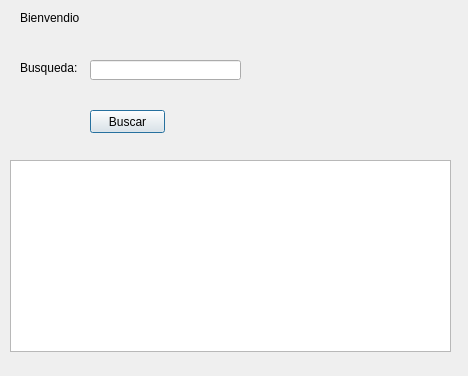
<?xml version="1.0" encoding="UTF-8"?>
<ui version="4.0">
 <class>ventana</class>
 <widget class="QDialog" name="ventana">
  <property name="geometry">
   <rect>
    <x>0</x>
    <y>0</y>
    <width>468</width>
    <height>376</height>
   </rect>
  </property>
  <property name="windowTitle">
   <string>Dialog</string>
  </property>
  <widget class="QLabel" name="text1">
   <property name="geometry">
    <rect>
     <x>20</x>
     <y>10</y>
     <width>91</width>
     <height>16</height>
    </rect>
   </property>
   <property name="text">
    <string>Bienvendio</string>
   </property>
  </widget>
  <widget class="QLabel" name="text2">
   <property name="geometry">
    <rect>
     <x>20</x>
     <y>60</y>
     <width>91</width>
     <height>16</height>
    </rect>
   </property>
   <property name="text">
    <string>Busqueda:</string>
   </property>
  </widget>
  <widget class="QLineEdit" name="busqueda">
   <property name="geometry">
    <rect>
     <x>90</x>
     <y>60</y>
     <width>151</width>
     <height>20</height>
    </rect>
   </property>
  </widget>
  <widget class="QPushButton" name="btn_buscar">
   <property name="geometry">
    <rect>
     <x>90</x>
     <y>110</y>
     <width>75</width>
     <height>23</height>
    </rect>
   </property>
   <property name="text">
    <string>Buscar</string>
   </property>
  </widget>
  <widget class="QTableWidget" name="tabla">
   <property name="geometry">
    <rect>
     <x>10</x>
     <y>160</y>
     <width>441</width>
     <height>192</height>
    </rect>
   </property>
  </widget>
  <widget class="QLabel" name="label">
   <property name="geometry">
    <rect>
     <x>320</x>
     <y>0</y>
     <width>271</width>
     <height>131</height>
    </rect>
   </property>
   <property name="text">
    <string/>
   </property>
   <property name="pixmap">
    <pixmap>images/claro.jpg</pixmap>
   </property>
  </widget>
 </widget>
 <resources/>
 <connections/>
</ui>
